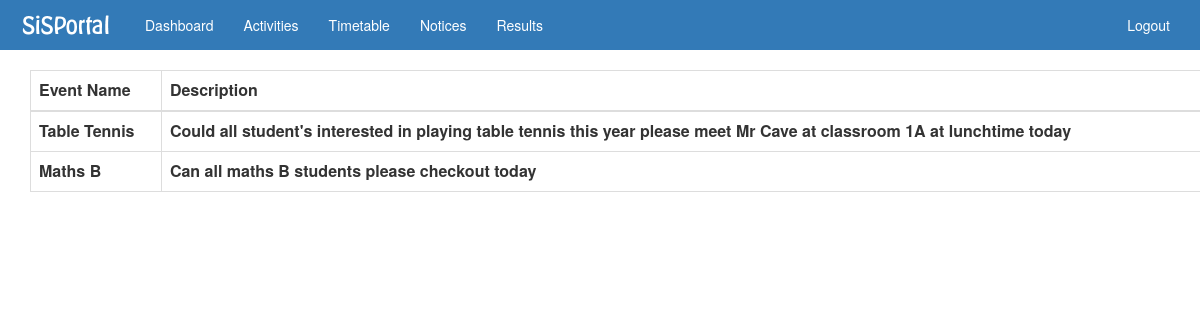
The page /notices.php on the database its author committed.
### tables this page shows
CREATE TABLE `notices` (
  `noticeID` int(10) NOT NULL,
  `userID` int(10) NOT NULL,
  `activity` varchar(100) NOT NULL,
  `notice_comment` varchar(1000) NOT NULL,
  `through_date` date NOT NULL,
  PRIMARY KEY (`noticeID`)
);

### notices.php (the view, shortened to what this page needs)
<?php
require('dbc.php');
include('include.php');
$stmt = $pdo->query("SELECT * from notices order By through_date");
?>
<link rel='stylesheet' type='text/css' href='components/css/navbar.css'/>
<link rel='stylesheet' type='text/css' href='css/notice.css'/>
</head>
<body>
<?php
  if($_SESSION['teacher_status'] == 1){
    include("components/teacher-navbar.php");
  }
  else {
    include("components/navbar.php");
  }
?>
<table id='table-main' class="table table-bordered">
<thead>
<tr>
  <th>Event Name</th>
  <th>Description</th>
</tr>
</thead>
<tbody>
<?php
  while($row = $stmt->fetch()) {
    if($_SESSION['teacher_status'] == 1 || $row['userID'] == $_SESSION['userID']) {
      echo ("<tr><th>".$row['activity']."</th><th>".$row['notice_comment']."</th><th><a href='deletenotice.php?noticeID=".$row['noticeID']."'><img width='20' src='images/trashcan.png'></a></th></tr>");
    }
    else {
    echo ("<tr><th>".$row['activity']."</th><th>".$row['notice_comment']."</th></tr>");
    }
  }
?>
</table>
</body>

### css/notice.css (style rules this page uses)
#table-main { margin-left: 30px; padding-right: 30px; }

### rows shown on the page
notices: activity "Table Tennis", notice_comment "Could all student's interested in playing table tennis this year please meet Mr Cave at classroom 1A at lunchtime today"
notices: activity "Maths B", notice_comment "Can all maths B students please checkout today"
